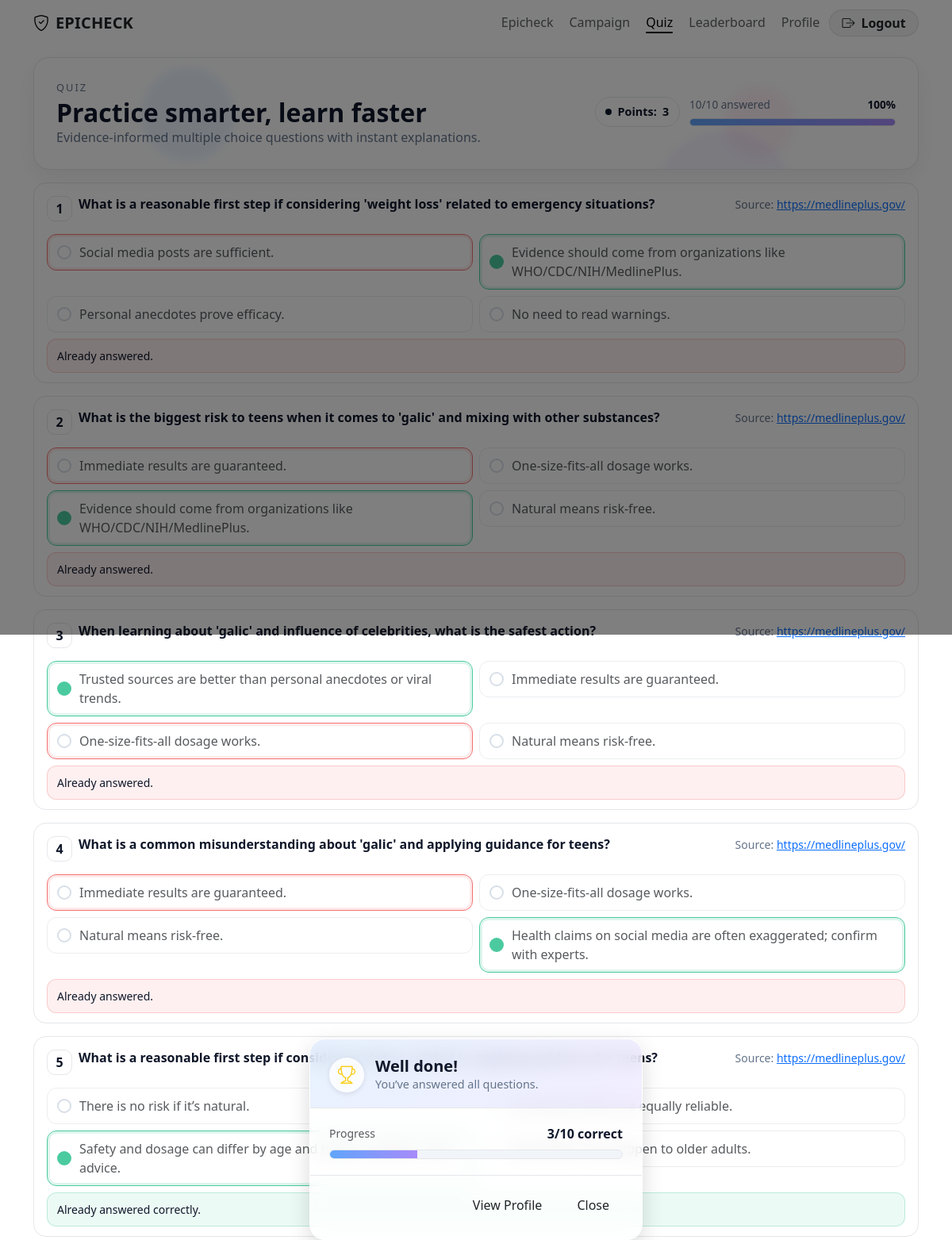
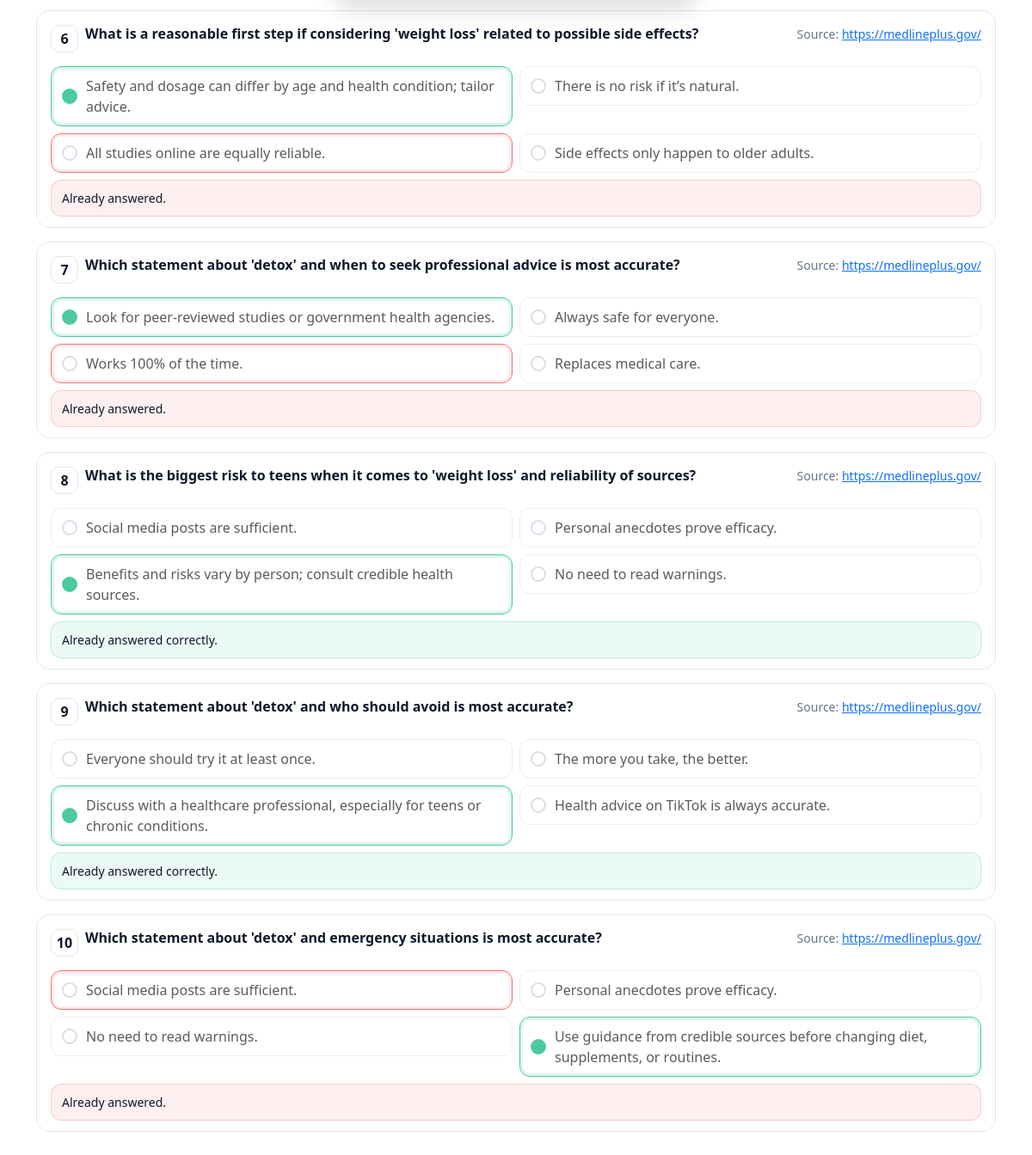
Page /quiz/daily (signed in) on the committed database (2 pictures, top to bottom).
### tables this page shows
CREATE TABLE quiz_items (
            id         INTEGER PRIMARY KEY AUTOINCREMENT,
            quiz_id    INTEGER NOT NULL,
            idx        INTEGER NOT NULL,            -- 0-based order
            q          TEXT NOT NULL,
            choices    TEXT NOT NULL,               -- JSON array of 4 strings
            answer_idx INTEGER NOT NULL,
            explain    TEXT,
            source     TEXT, topic TEXT,
            FOREIGN KEY (quiz_id) REFERENCES quizzes(id) ON DELETE CASCADE
        );

### app.py (the view)
@app.get("/quiz/daily")
@login_required
def quiz_daily():
    db = get_db()
    display_topic, mix_topics = composite_topic_for_today(
        g.user["id"] if g.user else None, max_terms=3
    )
    quiz_id = get_daily_quiz_today_id()
    items, points, progress = [], 0, {}
    if quiz_id:
        session["active_quiz_id"] = quiz_id
        attempt = get_or_create_attempt(quiz_id)
        points = int(attempt["score"] or 0)
        items = get_quiz_items_for_template(quiz_id)
        progress = get_attempt_progress(quiz_id, attempt["id"])
        row = db.execute("SELECT topic FROM quizzes WHERE id = ?", (quiz_id,)).fetchone()
        if row and row["topic"]:
            display_topic = row["topic"]
    return render_template(
        "quiz.html",
        topic=display_topic,
        items=items,
        points=points,
        progress_json=json.dumps(progress)
    )

### app.py (called while the page is built)
def now_utc():
    return datetime.now(timezone.utc)

def today_str():
    return now_utc().date().isoformat()

def get_db():
    if "db" not in g:
        g.db = sqlite3.connect(DB_PATH, detect_types=sqlite3.PARSE_DECLTYPES)
        g.db.row_factory = sqlite3.Row
    return g.db

@app.before_request
def load_current_user():
    uid = session.get("user_id")
    if uid:
        g.user = get_db().execute("SELECT * FROM users WHERE id = ?", (uid,)).fetchone()
    else:
        g.user = None

@app.context_processor
def inject_user():
    return {"current_user": g.user}

def login_required(fn):
    @wraps(fn)
    def wrapper(*args, **kwargs):
        if not g.user:
            return redirect(url_for("login", next=request.path))
        return fn(*args, **kwargs)
    return wrapper

def get_attempt_progress(quiz_id: int, attempt_id: int) -> dict[int, dict]:
    db = get_db()
    rows = db.execute(
        """
        SELECT qi.idx, qa.selected_idx, qa.correct, qi.answer_idx
        FROM quiz_answers qa
        JOIN quiz_items qi ON qi.id = qa.item_id
        WHERE qa.attempt_id = ? AND qi.quiz_id = ?
        ORDER BY qi.idx
        """,
        (attempt_id, quiz_id)
    ).fetchall()
    out = {}
    for r in rows:
        out[int(r["idx"])] = {
            "selected_idx": int(r["selected_idx"]),
            "correct": bool(r["correct"]),
            "answer_idx": int(r["answer_idx"]),
        }
    return out

def composite_topic_for_today(user_id: int | None, max_terms: int = 3) -> tuple[str, list[str]]:
    recent = recent_search_terms(user_id, limit=max_terms)
    if len(recent) < max_terms:
        for p in PRESET_TOPICS:
            if len(recent) >= max_terms:
                break
            if all(p.lower() != t.lower() for t in recent):
                recent.append(p)
    display = ", ".join(recent[:max_terms]) if recent else PRESET_TOPICS[0]
    return display, recent[:max_terms]

def get_daily_quiz_today_id() -> int | None:
    db = get_db()
    row = db.execute(
        "SELECT id FROM quizzes WHERE is_daily = 1 AND substr(created_at,1,10) = ? ORDER BY id DESC LIMIT 1",
        (today_str(),)
    ).fetchone()
    return row["id"] if row else None

### templates/quiz.html (shortened to what this page needs)
{% extends "nav.html" %}
{% block content %}
<section class="container my-3 ">
  <div class="quiz-hero">
    <div class="hero-bg-particles"><span></span><span></span></div>
    <div class="head">
      <div class="eyebrow">Quiz</div>
      <div class="d-flex flex-wrap align-items-center justify-content-between">
        <h2 class="page-title mb-0">Practice smarter, learn faster</h2>
        <div class="toolbar">
          <span class="pill"><span class="dot"></span> Points: <strong id="pointCounter">{{ points or 0 }}</strong></span>
          <div class="q-progress" aria-live="polite">
            <div class="meta">
              <span id="progressLabel">0/0 answered</span>
              <span id="progressPct"><strong>0%</strong></span>
            </div>
            <div class="track" aria-hidden="true">
              <div class="bar" id="progressBar" style="width:0%"></div>
            </div>
          </div>
        </div>
      </div>
      <p class="kicker mb-0">Evidence-informed multiple choice questions with instant explanations.</p>
    </div>
  </div>
</section>
<section class="container my-3 mb-5">
  <div id="quizContainer">
    {% if items and items|length > 0 %}
      <div class="row g-3" id="itemsRoot">
        {% for it in items %}
        <div class="col-12">
          <div class="q-card" data-idx="{{ loop.index0 }}">
            <div class="q-head">
              <div class="d-flex align-items-start gap-2">
                <span class="q-badge">{{ loop.index }}</span>
                <h6 class="q-title">{{ it.q }}</h6>
              </div>
              <div class="muted text-end small">
                Source: <a href="{{ it.source }}" target="_blank" rel="noopener">{{ it.source }}</a>
              </div>
            </div>
            <div class="row g-2 mt-2">
              {% for ch in it.choices %}
              <div class="col-12 col-md-6">
                <div class="choice" data-choice="{{ loop.index0 }}">
                  <span class="bullet"></span>
                  <span>{{ ch }}</span>
                </div>
              </div>
              {% endfor %}
            </div>
            <div class="explain mt-2 small" id="explain-{{ loop.index0 }}"></div>
          </div>
        </div>
        {% endfor %}
      </div>
    {% else %}
      <div class="empty">
        <div>Enter a topic above to generate evidence-based questions.</div>
      </div>
    {% endif %}
  </div>
</section>
<div class="modal fade" id="quizDoneModal" tabindex="-1" aria-hidden="true">
  <div class="modal-dialog modal-dialog-centered">
    <div class="modal-content glass">
      <div class="modal-hero">
        <div class="d-flex align-items-center">
          <span class="icon-chip"><i class="bi bi-trophy"></i></span>
          <div>
            <h5 class="mb-0">Well done!</h5>
            <p class="mb-0">You’ve answered all questions.</p>
          </div>
        </div>
      </div>
      <div class="modal-body modern">
        <div class="d-flex align-items-center justify-content-between">
          <div class="small text-muted">Progress</div>
          <div class="fw-bold" id="doneScore">0/0 correct</div>
        </div>
        <div class="q-progress mt-2">
          <div class="track"><div class="bar" id="doneBar" style="width:0%"></div></div>
        </div>
      </div>
      <div class="modal-footer modern">
        <a href="{{ url_for('profile') }}" class="btn btn-plain">View Profile</a>
        <button type="button" class="btn btn-outline-plain" data-bs-dismiss="modal">Close</button>
      </div>
    </div>
  </div>
</div>
{% endblock %}

### templates/nav.html (style rules this page uses)
:root { --nav-glass-bg: color-mix(in srgb, var(--bs-body-bg) 65%, transparent); --nav-border: color-mix(in srgb, var(--bs-body-color) 12%, transparent); --link-muted: color-mix(in srgb, var(--bs-body-color) 72%, transparent); }

### rows in the picture
quiz_items: q "What is a reasonable first step if considering 'weight loss' related to emergency situations?", source "https://medlineplus.gov/", choices "Social media posts are sufficient." "Evidence should come from organizations like WHO/CDC/NIH/MedlinePlus." "Personal anecdotes prove efficacy." "No need to read warnings."
quiz_items: q "What is the biggest risk to teens when it comes to 'galic' and mixing with other substances?", source "https://medlineplus.gov/", choices "Immediate results are guaranteed." "One-size-fits-all dosage works." "Evidence should come from organizations like WHO/CDC/NIH/MedlinePlus." "Natural means risk-free."
quiz_items: q "When learning about 'galic' and influence of celebrities, what is the safest action?", source "https://medlineplus.gov/", choices "Trusted sources are better than personal anecdotes or viral trends." "Immediate results are guaranteed." "One-size-fits-all dosage works." "Natural means risk-free."
quiz_items: q "What is a common misunderstanding about 'galic' and applying guidance for teens?", source "https://medlineplus.gov/", choices "Immediate results are guaranteed." "One-size-fits-all dosage works." "Natural means risk-free." "Health claims on social media are often exaggerated; confirm with experts."
quiz_items: q "What is a reasonable first step if considering 'detox' related to applying guidance for teens?", source "https://medlineplus.gov/", choices "There is no risk if it’s natural." "All studies online are equally reliable." "Safety and dosage can differ by age and health condition; tailor advice." "Side effects only happen to older adults."
quiz_items: q "What is a reasonable first step if considering 'weight loss' related to possible side effects?", source "https://medlineplus.gov/", choices "Safety and dosage can differ by age and health condition; tailor advice." "There is no risk if it’s natural." "All studies online are equally reliable." "Side effects only happen to older adults."
quiz_items: q "Which statement about 'detox' and when to seek professional advice is most accurate?", source "https://medlineplus.gov/", choices "Look for peer-reviewed studies or government health agencies." "Always safe for everyone." "Works 100% of the time." "Replaces medical care."
quiz_items: q "What is the biggest risk to teens when it comes to 'weight loss' and reliability of sources?", source "https://medlineplus.gov/", choices "Social media posts are sufficient." "Personal anecdotes prove efficacy." "Benefits and risks vary by person; consult credible health sources." "No need to read warnings."
quiz_items: q "Which statement about 'detox' and who should avoid is most accurate?", source "https://medlineplus.gov/", choices "Everyone should try it at least once." "The more you take, the better." "Discuss with a healthcare professional, especially for teens or chronic conditions." "Health advice on TikTok is always accurate."
quiz_items: q "Which statement about 'detox' and emergency situations is most accurate?", source "https://medlineplus.gov/", choices "Social media posts are sufficient." "Personal anecdotes prove efficacy." "No need to read warnings." "Use guidance from credible sources before changing diet, supplements, or routines."

### other values in the picture
{{ points or 0 }} "3"
